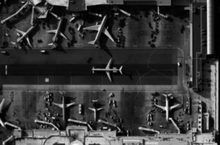
%> input picture images/terminal_dark.png, 220 x 145 px, shrunk from 1163 x 767 before the run
$ octave lab_4_3_demo.m   (GNU Octave 9; MATLAB toolbox functions it lacks are replaced by stand-ins)
%> lines starting %> are read from the running program, lines starting %| are printed output that depends on the picture
### lab_1/is_gray.m
%функция проверки изображения на ЧБ и чтения его размеров
function [image_gray, m, n] = is_gray(image)
    %чтение размеров изображения
    [m,n,q]=size(image);
    if q==3
        %преобразование изображения в чб
        image_gray=rgb2gray(image);
    else
        image_gray=image;
    end
end

### lab_4/LINEARFILTER_CASTOM_MASK.m
%функция пространственной фильтрации изображения с заданной маской
function [filtered_image] = LINEARFILTER_CASTOM_MASK(image,mask)
    %добавление папки в path
    addpath('lab_1')
    [m,n]=size(mask);
    a=(m-1)/2;
    b=(n-1)/2;
    %проверка изображения на ЧБ
    [image,M,N]=is_gray(image);
    %увеличение размеров изображения для корректной работы фильтра
    M_1=M+2*a;
    N_1=N+2*b;
    f_1=zeros(M_1,N_1);
    f_1(1+a:M+a, 1+b:N+b)=image;
    filtered_image=zeros(M,N);
    %фильтрация изображения
    for i = (1+a):(M+a)
        for j = (1+b):(N+b)
            R=0;
            for s=1:m
                for t=1:n
                    R=R+mask(s,t)*f_1(i-a-1+s,j-b-1+t);
                end
            end
            filtered_image(i-a,j-b)=R;
        end
    end
end

### lab_4/lab_4_3_demo.m
clear all;
f_image=imread('terminal_dark.png');
%> f_image is the input picture: size 145x220 uint8; min 0, max 253, mean 58.7
%f2=rgb2gray(f1);
f=im2double(f_image);
%маска Собела G_x
w_G_x=[-1 -2 -1;
    0 0 0;
    1 2 1];
%маска Собела G_y
w_G_y=[-1 0 2;
    -2 0 2;
    -1 0 1];
%маска лапласиана без учёта диагональных направлений
w_L=[0 1 0;
    1 -4 1;
    0 1 0];
%маска лапласиана с учётом диагональных направлений
w_L_diag=[1 1 1;
            1 -8 1;
            1 1 1];
A=1.0;
g_G_x=LINEARFILTER_CASTOM_MASK(f,w_G_x);
%> in LINEARFILTER_CASTOM_MASK, `[image,M,N]=is_gray(image);`: M = 145; N = 220
%> in LINEARFILTER_CASTOM_MASK, `M_1=M+2*a;`: M_1 = 147
%> in LINEARFILTER_CASTOM_MASK, `N_1=N+2*b;`: N_1 = 222
%> in LINEARFILTER_CASTOM_MASK, `f_1=zeros(M_1,N_1);`: f_1: size 147x222 double; every value is 0
%> in LINEARFILTER_CASTOM_MASK, `f_1(1+a:M+a, 1+b:N+b)=image;`:
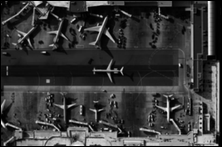
%> f_1: size 147x222 double; min 0, max 0.992, mean 0.225
%> in LINEARFILTER_CASTOM_MASK, `filtered_image=zeros(M,N);`: filtered_image: size 145x220 double; every value is 0
%> the loop in LINEARFILTER_CASTOM_MASK, `for i = (1+a):(M+a)` made 145 passes
%> after the loop in LINEARFILTER_CASTOM_MASK, `for i = (1+a):(M+a)`:
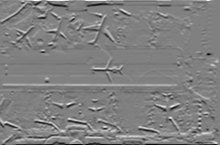
%> filtered_image: size 145x220 double; min -3.39, max 3.34, mean 0.00581; drawn with min black and max white
g_G_y=LINEARFILTER_CASTOM_MASK(f,w_G_y);
%> call 2 of LINEARFILTER_CASTOM_MASK, with mask = [-1 0 2; -2 0 2; -1 0 1]
%> the loop in LINEARFILTER_CASTOM_MASK (call 2), `for i = (1+a):(M+a)` made 145 passes
%> after the loop in LINEARFILTER_CASTOM_MASK (call 2), `for i = (1+a):(M+a)`:
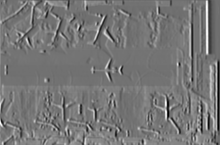
%> filtered_image: size 145x220 double; min -3.24, max 4.19, mean 0.223; drawn with min black and max white
g_L=LINEARFILTER_CASTOM_MASK(f,w_L);
%> call 3 of LINEARFILTER_CASTOM_MASK, with mask = [0 1 0; 1 -4 1; 0 1 0]
%> the loop in LINEARFILTER_CASTOM_MASK (call 3), `for i = (1+a):(M+a)` made 145 passes
%> after the loop in LINEARFILTER_CASTOM_MASK (call 3), `for i = (1+a):(M+a)`:
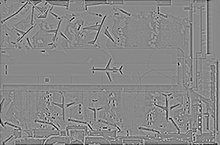
%> filtered_image: size 145x220 double; min -1.47, max 1.27, mean -0.00656; drawn with min black and max white
g_L_diag=LINEARFILTER_CASTOM_MASK(f,w_L_diag);

g_G=abs(g_G_x)+abs(g_G_x);
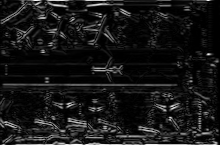
%> g_G: size 145x220 double; min 0, max 6.78, mean 0.613; drawn with min black and max white

figure;
imshow(f);
title('Исходное изображение');

figure;
imshow(mat2gray(g_G));
title('$|G_{x}|+|G_{y}|$','interpreter','latex');
for i=A:0.5:2.0
    figure;
    imshow(mat2gray(i*im2double(f)-g_G));
    title(sprintf('Преобразованное оператором градиента изображение, A=%d',i));
end

figure;
imshow(mat2gray(g_L));
title('Преобразованное маской лапласиана без учета диагональных направлений изображение')
for i=A:0.5:2
    figure;
    imshow(mat2gray(i*f+g_L));
    title(sprintf('Преобразованное оператором лапласиана без учета диагональных направлений изображение, A=%d',i));
 end
%> this loop made 3 passes
%> pass 1, `imshow(mat2gray(i*f+g_L));`:
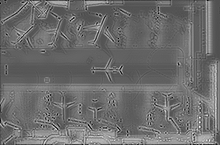
%> displayed picture: size 145x220, on the screen's scale of 0 to 255; min 0, max 255, mean 108.6

figure;
imshow(mat2gray(g_L_diag));
title('Преобразованное маской лапласиана с учетом диагональных направлений изображение')

for i=A:0.5:2
    figure;
    imshow(mat2gray(i*im2double(f)-g_L_diag));
    title(sprintf('Преобразованное оператором лапласиана с учетом диагональных направлений изображение, A=%d',i));
end
%> this loop made 3 passes
%> pass 1, `imshow(mat2gray(i*im2double(f)-g_L_diag));`:
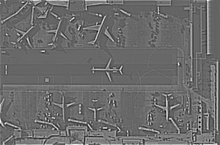
%> displayed picture: size 145x220, on the screen's scale of 0 to 255; min 0, max 255, mean 108
